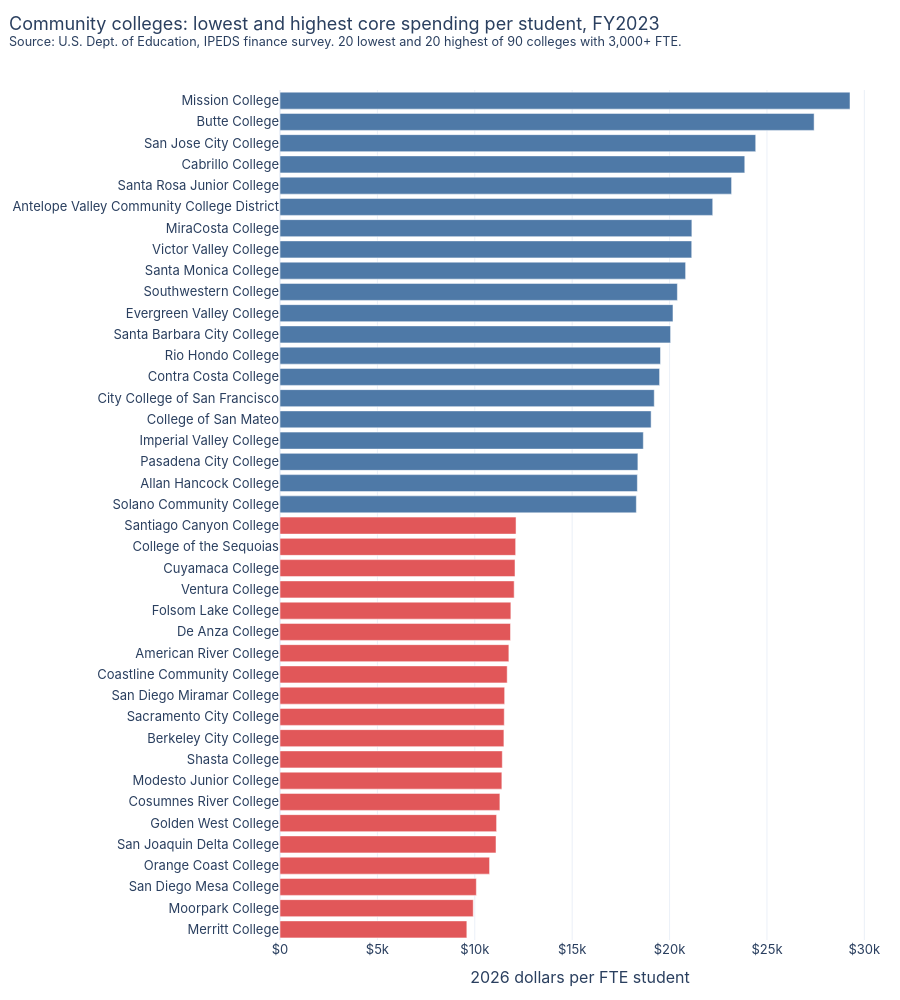

The code cell stored with this chart in its notebook:
### Markdown cell above
## Community colleges
The 'unit' is whatever filed (a college or a whole district). Colleges with at least 3,000 full-time-equivalent students in the latest year.

### Code cell
last = cc[cc.fy == cc.fy.max()]
big = last[last.fte >= 3000]
rank = big.sort_values("core_pf")
sel = pd.concat([rank.head(20), rank.tail(20)])
fig = go.Figure(go.Bar(y=sel.name, x=sel.core_pf, orientation="h", marker_color=[PALETTE[2]] * 20 + [PALETTE[0]] * 20, hovertemplate="$%{x:,.0f}"))
fig.update_layout(xaxis_title=PF, xaxis_tickprefix="$", showlegend=False)
base_layout(fig, f"Community colleges: lowest and highest core spending per student, FY{int(last.fy.max())}", HE + f". 20 lowest and 20 highest of {len(big)} colleges with 3,000+ FTE.", height=1000)
fig.show()

### Figure 1 — Plotly figure (JSON) as saved in the notebook; plotly's stock layout.template omitted (floating-point values rounded to 4 significant figures)
{"data": [{"hovertemplate": "$%{x:,.0f}", "marker": {"color": ["#e15759", "#e15759", "#e15759", "#e15759", "#e15759", "#e15759", "#e15759", "#e15759", "#e15759", "#e15759", "#e15759", "#e15759", "#e15759", "#e15759", "#e15759", "#e15759", "#e15759", "#e15759", "#e15759", "#e15759", "#4e79a7", "#4e79a7", "#4e79a7", "#4e79a7", "#4e79a7", "#4e79a7", "#4e79a7", "#4e79a7", "#4e79a7", "#4e79a7", "#4e79a7", "#4e79a7", "#4e79a7", "#4e79a7", "#4e79a7", "#4e79a7", "#4e79a7", "#4e79a7", "#4e79a7", "#4e79a7"]}, "orientation": "h", "type": "bar", "x": [9592.0, 9921.0, 10080.0, 10760.0, 11090.0, 11120.0, 11290.0, 11390.0, 11410.0, 11490.0, 11510.0, 11530.0, 11660.0, 11750.0, 11830.0, 11850.0, 12020.0, 12060.0, 12100.0, 12120.0, 18290.0, 18350.0, 18370.0, 18650.0, 19050.0, 19210.0, 19490.0, 19530.0, 20050.0, 20170.0, 20400.0, 20820.0, 21140.0, 21140.0, 22220.0, 23180.0, 23860.0, 24420.0, 27420.0, 29260.0], "y": ["Merritt College", "Moorpark College", "San Diego Mesa College", "Orange Coast College", "San Joaquin Delta College", "Golden West College", "Cosumnes River College", "Modesto Junior College", "Shasta College", "Berkeley City College", "Sacramento City College", "San Diego Miramar College", "Coastline Community College", "American River College", "De Anza College", "Folsom Lake College", "Ventura College", "Cuyamaca College", "College of the Sequoias", "Santiago Canyon College", "Solano Community College", "Allan Hancock College", "Pasadena City College", "Imperial Valley College", "College of San Mateo", "City College of San Francisco", "Contra Costa College", "Rio Hondo College", "Santa Barbara City College", "Evergreen Valley College", "Southwestern College", "Santa Monica College", "Victor Valley College", "MiraCosta College", "Antelope Valley Community College District", "Santa Rosa Junior College", "Cabrillo College", "San Jose City College", "Butte College", "Mission College"]}], "layout": {"font": {"family": "-apple-system, Segoe UI, sans-serif", "size": 13}, "height": 1000, "hovermode": "x unified", "legend": {"orientation": "v", "x": 1.01}, "margin": {"b": 60, "l": 60, "r": 20, "t": 90}, "showlegend": false, "title": {"text": "Community colleges: lowest and highest core spending per student, FY2023<br><sup>Source: U.S. Dept. of Education, IPEDS finance survey. 20 lowest and 20 highest of 90 colleges with 3,000+ FTE.</sup>", "x": 0.01, "y": 0.97, "yanchor": "top"}, "xaxis": {"tickprefix": "$", "title": {"text": "2026 dollars per FTE student"}}}}
